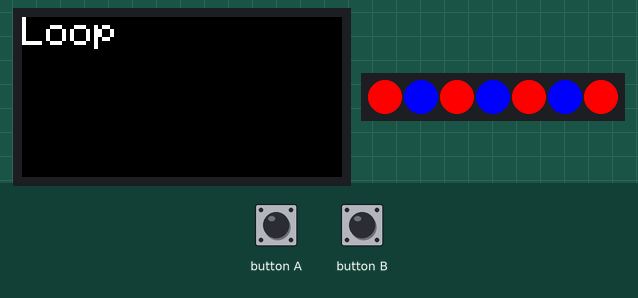
The program below on a simulated ESP32. Parts: 160×80 colour display, 7 RGB LEDs in strip order, left to right. Inputs (shaded band) come from the test bench. Dim RGB values are drawn brighter than linear.

Above: at 1.3 s.
1.4 s: button A pressed for 1.2 s
At 3.5 s:
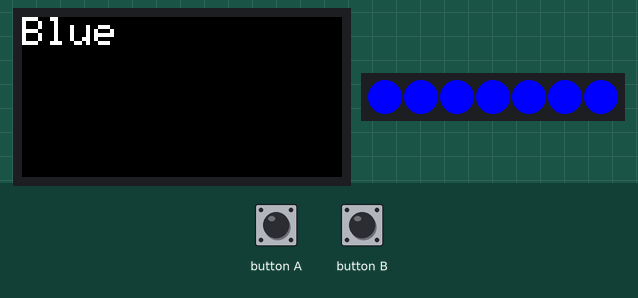
4.1 s: button A pressed for 1.2 s
At 5.0 s:
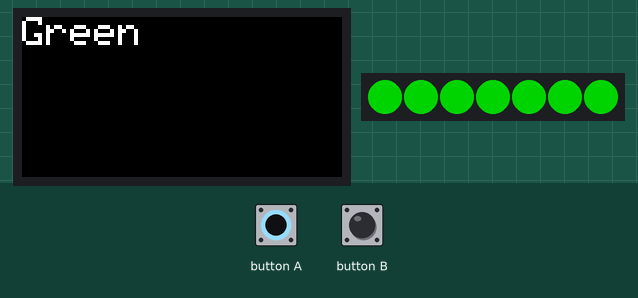
6.8 s: button A pressed for 3.2 s
At 8.1 s:
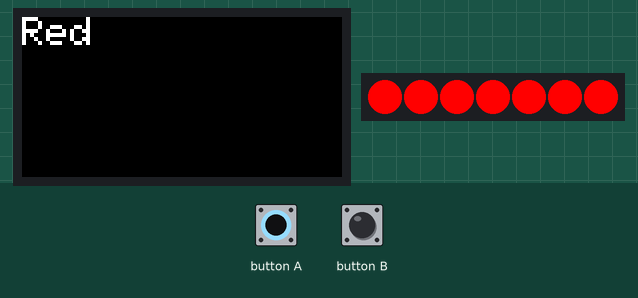
11.5 s: button A pressed for 1.2 s
At 11.8 s:
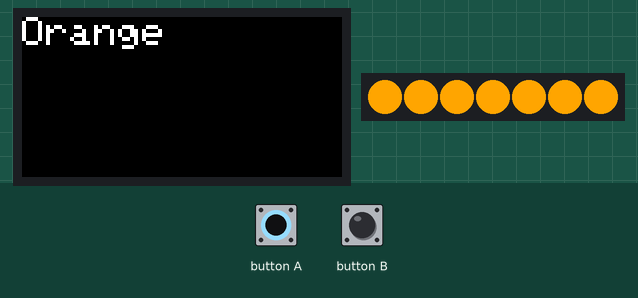
14.2 s: button A pressed for 1.2 s
At 15.0 s:
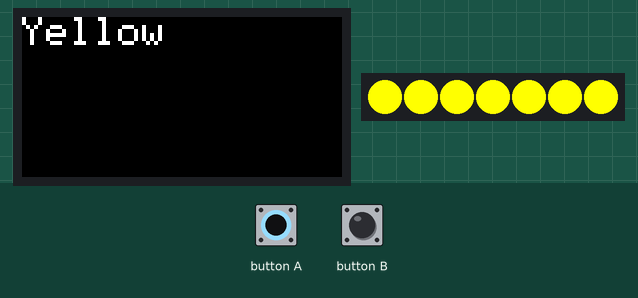
16.9 s: button A pressed for 3.2 s
At 18.3 s:
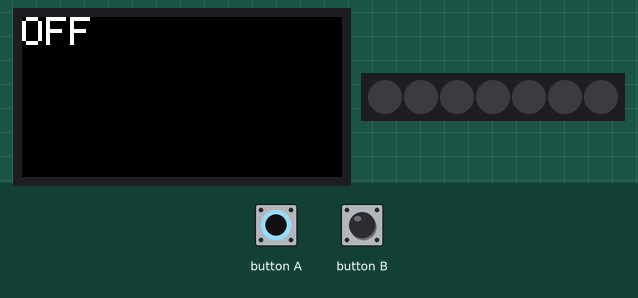
Timing chart, 0 to 19.9 s (numbered marks = the images above; inputs shaded):
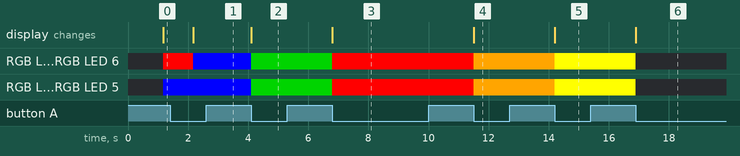

Measured:
- after the input at 1.4 s, the display: first differs from a run without the input after 0.77 s (image 1)
- after the input at 4.1 s, RGB LED 0–6: RGB(0, 0, 255) → RGB(0, 128, 0) at once; the display: changes at once (image 2)
- after the input at 6.8 s, RGB LED 0–6: RGB(0, 128, 0) → RGB(255, 0, 0) at once; the display: changes at once (image 3)
- after the input at 11.5 s, RGB LED 0–6: RGB(255, 0, 0) → RGB(255, 165, 0) at once; the display: changes at once (image 4)
- after the input at 14.2 s, RGB LED 0–6: RGB(255, 165, 0) → RGB(255, 255, 0) at once; the display: changes at once (image 5)
- after the input at 16.9 s, RGB LED 0–6: RGB(255, 255, 0) → off at once; the display: changes at once (image 6)

The program:

main.cpp
```cpp
#include <Arduino.h>
#include <FastLED.h>
#include <M5StickC.h>

#define NUM_LEDS 7
CRGB leds[NUM_LEDS];

void setup() {
  // put your setup code here, to run once:
  Serial.begin(115200);
  M5.begin();
  pinMode(26, OUTPUT);
  FastLED.addLeds<NEOPIXEL, 26>(leds, NUM_LEDS);
  M5.Lcd.setRotation(3);
  M5.Lcd.fillScreen(BLACK);
  M5.Lcd.setTextSize(2);
}

int num = 0;
int phase = 0;

void loop() {
  // put your main code here, to run repeatedly:
  M5.update();
  M5.Lcd.setCursor(0, 0);
  if(M5.BtnA.wasPressed()){
    num++;
    if(num > 6){
      num = 0;
    }
  }
  if(num == 0){
    M5.Lcd.println("Loop  ");
      if (phase == 0){
        for(int i = 0; i < 7; i++){
          if (i % 2 == 0){
            leds[i] = CRGB::Red;
          }else if (i % 2 == 1){
            leds[i] = CRGB::Blue;
          }
        }
      delay(1000);
      }else if (phase == 1){
        for(int i = 0; i < 7; i++){
          if (i % 2 == 0){
            leds[i] = CRGB::Blue;
          }else if (i % 2 == 1){
            leds[i] = CRGB::Green;
          }
        }
      delay(1000);
      }else if (phase == 2){
        for(int i = 0; i < 7; i++){
          if (i % 2 == 0){
            leds[i] = CRGB::Green;
          }else if (i % 2 == 1){
            leds[i] = CRGB::Red;
          }
        }
      delay(1000);
      }
    if(M5.BtnB.wasPressed()){
      num++;
    }
  }else if(num == 1){
    M5.Lcd.println("Blue  ");
    for(int i = 0; i < 7; i++){
      leds[i] = CRGB::Blue;
    }
  }else if(num == 2){
    M5.Lcd.println("Green ");
    for(int i = 0; i < 7; i++){
      leds[i] = CRGB::Green;
    }
  }else if(num == 3){
    M5.Lcd.println("Red   ");
    for(int i = 0; i < 7; i++){
      leds[i] = CRGB::Red;
    }
  }else if(num == 4){
    M5.Lcd.println("Orange");
    for(int i = 0; i < 7; i++){
      leds[i] = CRGB::Orange;
    }
  }else if(num == 5){
    M5.Lcd.println("Yellow");
    for(int i = 0; i < 7; i++){
      leds[i] = CRGB::Yellow;
    }
  }else if(num == 6){
    M5.Lcd.println("OFF   ");
    for(int i = 0; i < 7; i++){
      leds[i] = CRGB::Black;
    }
  }
  FastLED.show();
  phase++;
  if(phase > 2){
    phase = 0;
  }
}
```
